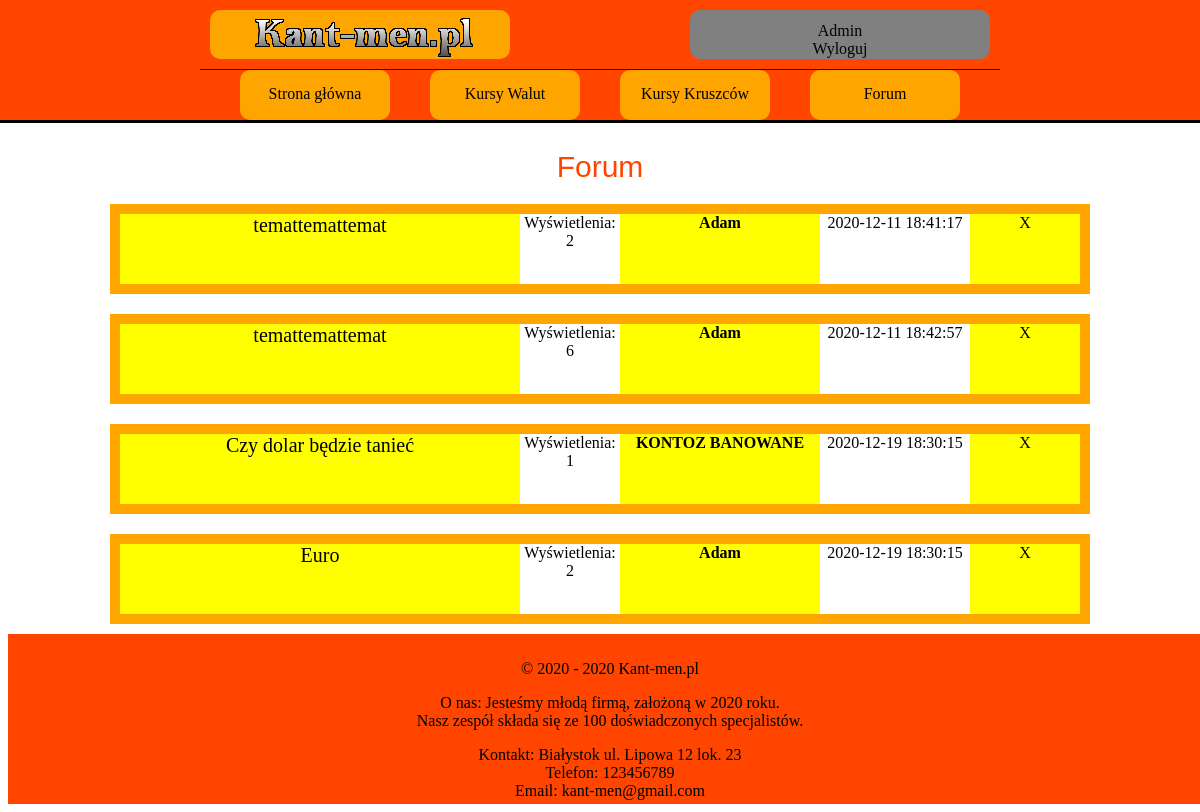
The app's page /forum.php (signed in) with its own data.
### tables this page shows
CREATE TABLE `watek` (
  `ID_WATEK` int(10) NOT NULL,
  `ID_USER` int(10) NOT NULL,
  `TEMAT` varchar(100) NOT NULL,
  `DATA` timestamp NOT NULL DEFAULT current_timestamp(),
  `TRESC_WATKU` longtext NOT NULL,
  `LICZBA_KOMENTARZY` int(10) NOT NULL DEFAULT 0,
  `ILOSC_ODWIEDZIN` int(10) NOT NULL DEFAULT 0,
  `OCENA` int(10) NOT NULL DEFAULT 0,
  `STATUS` varchar(20) NOT NULL DEFAULT 'UKRYTE'
);

CREATE TABLE `user` (
  `ID_USER` int(10) NOT NULL,
  `LOGIN` varchar(20) NOT NULL,
  `HASLO` char(255) NOT NULL,
  `IMIE` varchar(50) NOT NULL,
  `NAZWISKO` varchar(50) NOT NULL,
  `EMAIL` varchar(50) NOT NULL,
  `WIEK` int(10) NOT NULL,
  `MIASTO` varchar(50) NOT NULL,
  `KRAJ` varchar(50) NOT NULL,
  `OPIS_PROFILU` text DEFAULT NULL,
  `ZDJECIE` varchar(255) DEFAULT NULL,
  `STW_WATKI` int(10) NOT NULL DEFAULT 0,
  `LICZ_KOMENTARZY` int(10) NOT NULL DEFAULT 0,
  `UPRAWNIENIA` varchar(10) NOT NULL DEFAULT 'USER'
);

### forum.php (the view, shortened to what this page needs)
<!DOCTYPE HTML>
<html>
    <head>
        <link href="CSS/styleGlowne.css" rel="stylesheet" type="text/css">
        <link href="CSS/styleForum.css" rel="stylesheet" type="text/css">
    </head>
    <body>
    <?php
    include_once('rysowanieMenu.php');
    ?>
        <main>
            <section>
                <div class="pas-tytulowy">
                    Forum
                </div>
                <?php
                    require_once "polaczeniezMySQL.php";
                    $polaczenie = @new mysqli($host,$db_user,$db_password,$db_name);
                    if($polaczenie->connect_errno!=0)
                    {
                        echo "Error: ".$polaczenie->connect_errno;
                    }
                    else
                    {
                        $rezultat = $polaczenie->query("SELECT * FROM watek");
                        if(!$rezultat)
                        {
                        throw new Exception($polaczenie->error);
                        }
                        else
                        {
                        while($row = mysqli_fetch_array($rezultat))
                        {
                ?>
                <article class="artykul">
                    <div class="glowny-kontener-artykulu">
                        <div class="tytul-watku">
                            <?php echo '<a href="watek.php?id='.$row['ID_WATEK'].'">'.$row['TEMAT'].'</a>'; ?>
                        </div>
                        <div class="ilosc-odwiedzin">
                            <?php echo "Wyświetlenia:</br>";
                            echo $row['ILOSC_ODWIEDZIN']; ?>
                        </div>
                        <div class="autor">
                            <?php
                                $row_autor = mysqli_fetch_array($wyciagniecie_nicku_autora = $polaczenie->query("SELECT * FROM user WHERE ID_USER=".$row['ID_USER']));
                                echo '<a href="profilowe.php?user='.$row['ID_USER'].'"><k style=" font-weight: 700;">'.$row_autor['LOGIN'].'</k></a>';
                            ?>
                        </div>
                        <div class="czas-wstawienia">
                            <?php echo $row['DATA']; ?>
                        </div>
                        <div class="admin-mini-panel">
                            X
                        </div>
                    </div>
                </article>
                <?php
                    }
                    }
                    }
                ?>
            </section>
        </main>
    <?php
    include_once('rysowanieStopki.php');
    ?>
    </body>
</html>

### CSS/styleGlowne.css (style rules this page uses)
body { background-color: white; justify-content: center; align-items: center; }
main { background-color: white; margin-left: auto; margin-right: auto; width: 1000px; height: auto; margin-top: 130px; align-items: center; }
a { text-decoration: none; color: inherit; }

### CSS/styleForum.css (style rules this page uses)
article { background-color: green; height: 100%; }
.pas-tytulowy { position: relative; background-color: white; color: orangered; width: auto; margin: 10px; padding: 10px; text-align: center; font-family: Impact,Arial,sans-serif; font-size: 30px; top: 10px; }
.artykul { background-color: orange; margin: 20px 10px 10px 10px; padding: 10px 10px 10px 10px; text-align: center; display: flex; }
.glowny-kontener-artykulu { height: 70px; background-color: #99b240; width: 100%; }
.tytul-watku { background-color: yellow; font-size: 20px; height: 70px; width: 400px; float: left; }
.ilosc-odwiedzin { width: 100px; height: 70px; background-color: white; float: left; }
.autor { width: 200px; height: 70px; background-color: yellow; float: left; }
.czas-wstawienia { width: 150px; height: 70px; background-color: white; float: left; }
.admin-mini-panel { width: 110px; height: 70px; background-color: yellow; float: left; }

### records on screen
watek: TEMAT "temattemattemat", ILOSC_ODWIEDZIN "2", ID_USER.LOGIN "Adam", DATA "2020-12-11 18:41:17"
watek: TEMAT "temattemattemat", ILOSC_ODWIEDZIN "6", ID_USER.LOGIN "Adam", DATA "2020-12-11 18:42:57"
watek: TEMAT "Czy dolar będzie tanieć", ILOSC_ODWIEDZIN "1", ID_USER.LOGIN "KONTOZ BANOWANE", DATA "2020-12-19 18:30:15"
watek: TEMAT "Euro", ILOSC_ODWIEDZIN "2", ID_USER.LOGIN "Adam", DATA "2020-12-19 18:30:15"

### other values on screen
$_SESSION['login_wyswietlanie'] "Admin"
